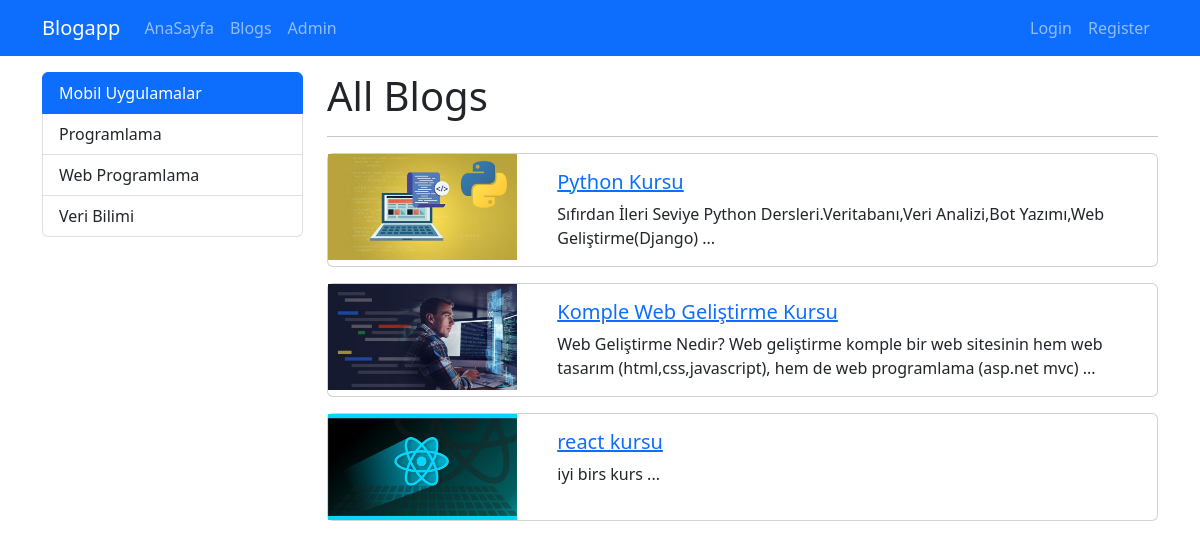
Page /category/mobil-uygulamalar on the committed database.
### blog/models.py (models this page shows, shortened)
class Category(models.Model):
    name = models.CharField(max_length=200)
    slug = models.SlugField(null=False, blank=True, unique=True, db_index=True, editable=False)

class Blog(models.Model):
    title = models.CharField(max_length=200)
    image = models.ImageField(upload_to="blogs")
    description = RichTextField()
    is_active = models.BooleanField(default=False)
    is_home = models.BooleanField(default=False)
    slug = models.SlugField(null=False, blank=True, unique=True, db_index=True, editable=False)
    categories = models.ManyToManyField(Category,blank=True)

### blog/views.py (the view)
# urls.py: path("category/<slug:slug>", views.blogs_by_category,name="blogs_by_category"),
def blogs_by_category(request,slug):
    context = {
        "blogs": Category.objects.get(slug=slug).blog_set.all(),
        "categories": Category.objects.all(),
        "selected_category": slug,
        "title": "Blog Sayfası"
    }
    return render(request, 'blog/blogs.html',context)

### blog/templates/blog/blogs.html
{% extends "base.html" %}
{% block content %}
    <div class="container mt-3">
        <div class="row">
            <div class="col-3">
                {% include 'partials/_categorys.html' %}
            </div>
            <div class="col-9">
                <h1>All Blogs</h1>
                <hr>
            {% if blogs|length > 0 %}
                {% for blog in blogs %}
                    {% if blog.is_active %}
                        {% include 'blog/partials/_blog.html' %}
                    {% endif %}
                {% endfor %}
            {% else %}
                <div class="alert alert-warning">
                    <strong>Üzgünüm!</strong> Herhangi bir blog bu kategoride mevcut değil.
                </div>
            {% endif %}
            </div>
        </div>
    </div>
{% endblock %}

### templates/partials/_categorys.html
<div class="list-group">
    {% for category in categories %}
        {% if category.slug == selected_category %}
            <a href="{% url 'blogs_by_category' category.slug %}"
               class="list-group-item list-group-item-action active">{{ category.name|title }}</a>
        {% else %}
            <a href="{% url 'blogs_by_category' category.slug %}"
               class="list-group-item list-group-item-action">{{ category.name|title }}</a>
        {% endif %}
    {% endfor %}
</div>

### blog/templates/blog/partials/_blog.html
{% load static %}
<div class="card mb-3">
    <div class="row">
        <div class="col-md-3">
            <img src="{{ blog.image.url }}" alt="" class="img-fluid">
        </div>
        <div class="col-md-9">
            <div class="card-body">
                <h5 class="card-title">
                    <a href="{% url 'blog_details' blog.slug %}">
                        {{ blog.title }}
                    </a>
                </h5>
                <p class="card-text">{{ blog.description | safe | striptags | slice:"0:150"  }} ... </p>
            </div>
        </div>
    </div>
</div>

### rows in the picture
Category: name "Mobil Uygulamalar"
Category: name "Programlama"
Category: name "Web Programlama"
Category: name "Veri Bilimi"
Blog: image (picture), title "Python Kursu", description "Sıfırdan İleri Seviye Python Dersleri.Veritabanı,Veri Analizi,Bot Yazımı,Web Geliştirme(Django)"
Blog: image (picture), title "Komple Web Geliştirme Kursu", description "Web Geliştirme Nedir? Web geliştirme komple bir web sitesinin hem web tasarım (html,css,javascript), hem de web programlama (asp.net mvc)"
Blog: image (picture), title "react kursu", description "iyi birs kurs"
